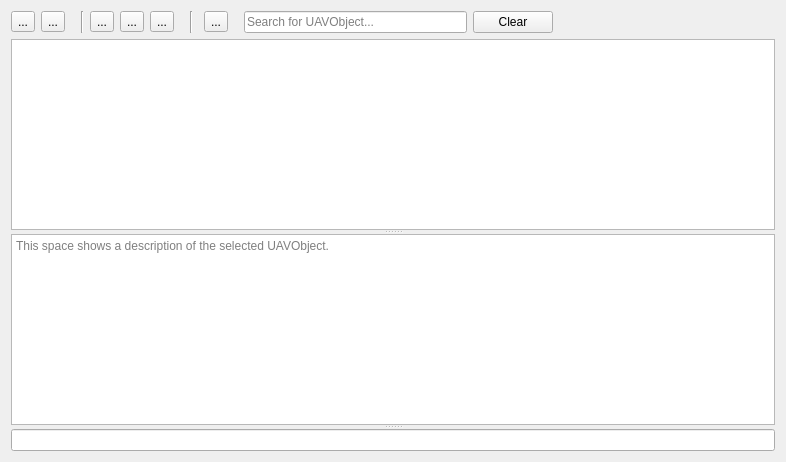
<?xml version="1.0" encoding="UTF-8"?>
<ui version="4.0">
 <class>UAVObjectBrowser</class>
 <widget class="QWidget" name="UAVObjectBrowser">
  <property name="geometry">
   <rect>
    <x>0</x>
    <y>0</y>
    <width>786</width>
    <height>462</height>
   </rect>
  </property>
  <property name="windowTitle">
   <string>Form</string>
  </property>
  <layout class="QVBoxLayout" name="verticalLayout">
   <item>
    <layout class="QHBoxLayout" name="horizontalLayout">
     <item>
      <widget class="QToolButton" name="requestButton">
       <property name="toolTip">
        <string>Request</string>
       </property>
       <property name="text">
        <string>...</string>
       </property>
       <property name="icon">
        <iconset resource="uavobjectbrowser.qrc">
         <normaloff>:/uavobjectbrowser/images/down_alt.png</normaloff>:/uavobjectbrowser/images/down_alt.png</iconset>
       </property>
       <property name="iconSize">
        <size>
         <width>32</width>
         <height>32</height>
        </size>
       </property>
       <property name="checkable">
        <bool>false</bool>
       </property>
       <property name="checked">
        <bool>false</bool>
       </property>
      </widget>
     </item>
     <item>
      <widget class="QToolButton" name="sendButton">
       <property name="toolTip">
        <string>Send</string>
       </property>
       <property name="text">
        <string>...</string>
       </property>
       <property name="icon">
        <iconset resource="uavobjectbrowser.qrc">
         <normaloff>:/uavobjectbrowser/images/up_alt.png</normaloff>:/uavobjectbrowser/images/up_alt.png</iconset>
       </property>
       <property name="iconSize">
        <size>
         <width>32</width>
         <height>32</height>
        </size>
       </property>
      </widget>
     </item>
     <item>
      <spacer name="horizontalSpacer">
       <property name="orientation">
        <enum>Qt::Horizontal</enum>
       </property>
       <property name="sizeType">
        <enum>QSizePolicy::Preferred</enum>
       </property>
       <property name="sizeHint" stdset="0">
        <size>
         <width>10</width>
         <height>20</height>
        </size>
       </property>
      </spacer>
     </item>
     <item>
      <widget class="Line" name="line">
       <property name="orientation">
        <enum>Qt::Vertical</enum>
       </property>
      </widget>
     </item>
     <item>
      <widget class="QToolButton" name="readSDButton">
       <property name="toolTip">
        <string>Load</string>
       </property>
       <property name="text">
        <string>...</string>
       </property>
       <property name="icon">
        <iconset resource="uavobjectbrowser.qrc">
         <normaloff>:/uavobjectbrowser/images/install.png</normaloff>:/uavobjectbrowser/images/install.png</iconset>
       </property>
       <property name="iconSize">
        <size>
         <width>32</width>
         <height>32</height>
        </size>
       </property>
      </widget>
     </item>
     <item>
      <widget class="QToolButton" name="saveSDButton">
       <property name="toolTip">
        <string>Save</string>
       </property>
       <property name="text">
        <string>...</string>
       </property>
       <property name="icon">
        <iconset resource="uavobjectbrowser.qrc">
         <normaloff>:/uavobjectbrowser/images/remove.png</normaloff>:/uavobjectbrowser/images/remove.png</iconset>
       </property>
       <property name="iconSize">
        <size>
         <width>32</width>
         <height>32</height>
        </size>
       </property>
      </widget>
     </item>
     <item>
      <widget class="QToolButton" name="eraseSDButton">
       <property name="toolTip">
        <string>Erase</string>
       </property>
       <property name="text">
        <string>...</string>
       </property>
       <property name="icon">
        <iconset resource="uavobjectbrowser.qrc">
         <normaloff>:/uavobjectbrowser/images/trash.png</normaloff>:/uavobjectbrowser/images/trash.png</iconset>
       </property>
       <property name="iconSize">
        <size>
         <width>32</width>
         <height>32</height>
        </size>
       </property>
      </widget>
     </item>
     <item>
      <spacer name="horizontalSpacer_5">
       <property name="orientation">
        <enum>Qt::Horizontal</enum>
       </property>
       <property name="sizeType">
        <enum>QSizePolicy::Preferred</enum>
       </property>
       <property name="sizeHint" stdset="0">
        <size>
         <width>10</width>
         <height>20</height>
        </size>
       </property>
      </spacer>
     </item>
     <item>
      <widget class="Line" name="line_2">
       <property name="orientation">
        <enum>Qt::Vertical</enum>
       </property>
      </widget>
     </item>
     <item>
      <spacer name="horizontalSpacer_8">
       <property name="orientation">
        <enum>Qt::Horizontal</enum>
       </property>
       <property name="sizeType">
        <enum>QSizePolicy::Preferred</enum>
       </property>
       <property name="sizeHint" stdset="0">
        <size>
         <width>5</width>
         <height>20</height>
        </size>
       </property>
      </spacer>
     </item>
     <item>
      <widget class="QToolButton" name="tbView">
       <property name="toolTip">
        <string>View Options</string>
       </property>
       <property name="text">
        <string>...</string>
       </property>
       <property name="icon">
        <iconset resource="uavobjectbrowser.qrc">
         <normaloff>:/uavobjectbrowser/images/1343241276_eye.png</normaloff>:/uavobjectbrowser/images/1343241276_eye.png</iconset>
       </property>
       <property name="iconSize">
        <size>
         <width>32</width>
         <height>32</height>
        </size>
       </property>
      </widget>
     </item>
     <item>
      <spacer name="horizontalSpacer_2">
       <property name="orientation">
        <enum>Qt::Horizontal</enum>
       </property>
       <property name="sizeType">
        <enum>QSizePolicy::Preferred</enum>
       </property>
       <property name="sizeHint" stdset="0">
        <size>
         <width>10</width>
         <height>20</height>
        </size>
       </property>
      </spacer>
     </item>
     <item>
      <widget class="QLineEdit" name="searchLine">
       <property name="placeholderText">
        <string>Search for UAVObject...</string>
       </property>
      </widget>
     </item>
     <item>
      <widget class="QPushButton" name="searchClearButton">
       <property name="text">
        <string>Clear</string>
       </property>
       <property name="icon">
        <iconset theme="fileclose">
         <normaloff>.</normaloff>.</iconset>
       </property>
      </widget>
     </item>
     <item>
      <spacer name="horizontalSpacer_3">
       <property name="orientation">
        <enum>Qt::Horizontal</enum>
       </property>
       <property name="sizeHint" stdset="0">
        <size>
         <width>40</width>
         <height>20</height>
        </size>
       </property>
      </spacer>
     </item>
    </layout>
   </item>
   <item>
    <widget class="QWidget" name="widget" native="true">
     <layout class="QVBoxLayout" name="verticalLayout_3">
      <property name="leftMargin">
       <number>0</number>
      </property>
      <property name="topMargin">
       <number>0</number>
      </property>
      <property name="rightMargin">
       <number>0</number>
      </property>
      <property name="bottomMargin">
       <number>0</number>
      </property>
      <item>
       <widget class="QSplitter" name="splitter">
        <property name="lineWidth">
         <number>0</number>
        </property>
        <property name="orientation">
         <enum>Qt::Vertical</enum>
        </property>
        <widget class="QTreeView" name="treeView">
         <property name="sizePolicy">
          <sizepolicy hsizetype="Expanding" vsizetype="Expanding">
           <horstretch>0</horstretch>
           <verstretch>0</verstretch>
          </sizepolicy>
         </property>
        </widget>
        <widget class="QTextEdit" name="descriptionText">
         <property name="sizePolicy">
          <sizepolicy hsizetype="Expanding" vsizetype="Expanding">
           <horstretch>0</horstretch>
           <verstretch>0</verstretch>
          </sizepolicy>
         </property>
         <property name="minimumSize">
          <size>
           <width>0</width>
           <height>150</height>
          </size>
         </property>
         <property name="horizontalScrollBarPolicy">
          <enum>Qt::ScrollBarAlwaysOff</enum>
         </property>
         <property name="textInteractionFlags">
          <set>Qt::TextSelectableByKeyboard|Qt::TextSelectableByMouse</set>
         </property>
         <property name="placeholderText">
          <string>This space shows a description of the selected UAVObject.</string>
         </property>
        </widget>
        <widget class="QLineEdit" name="lineEdit"/>
       </widget>
      </item>
     </layout>
    </widget>
   </item>
  </layout>
 </widget>
 <resources>
  <include location="uavobjectbrowser.qrc"/>
 </resources>
 <connections/>
</ui>
